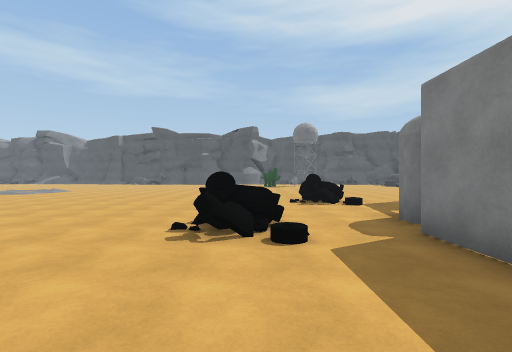
view 1 (above)

19 first-person views from a walk through a Unity game level. The camera is 1.5 m above the floor, looks level and sees 85° across. The floor is counted in squares, 2 m on a side. Each view is taken from the middle of a square. On the plan, view 1 faces up. The plan holds only what a view shows up to about 10 squares ahead; the rest is blank. The place goes on beyond the plan. The player character is not drawn.

view 2
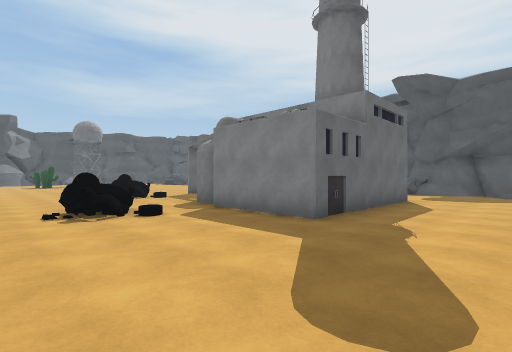

view 3
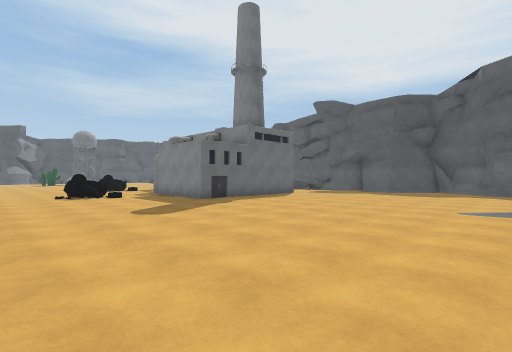

view 4
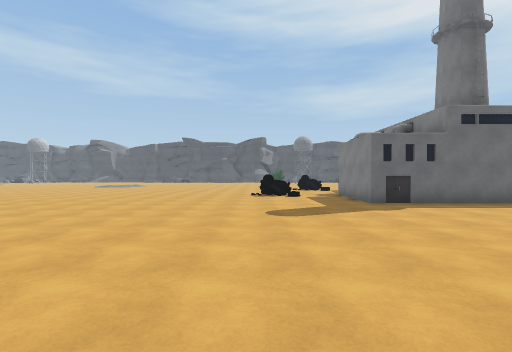

view 5
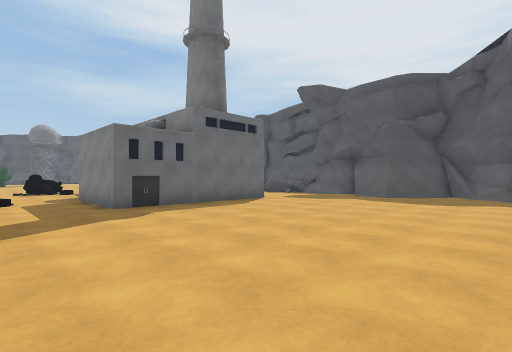

view 6
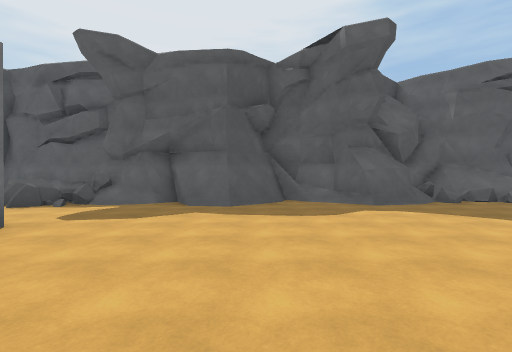

view 7
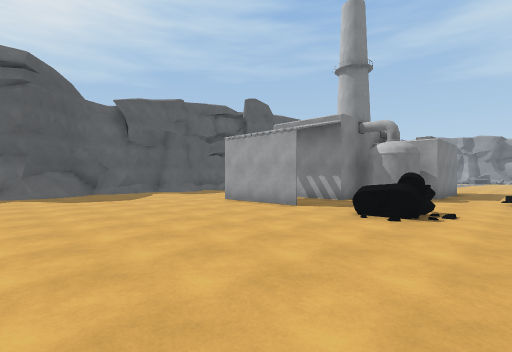

view 8
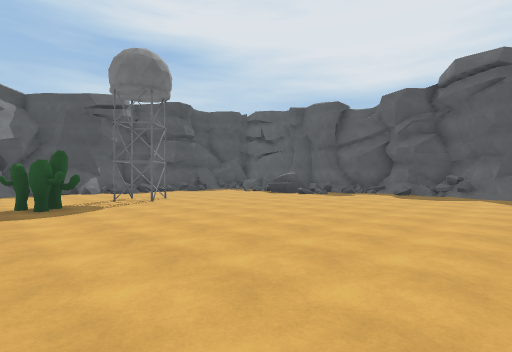

view 9
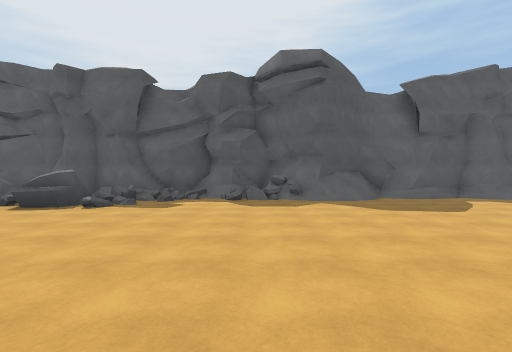

view 10
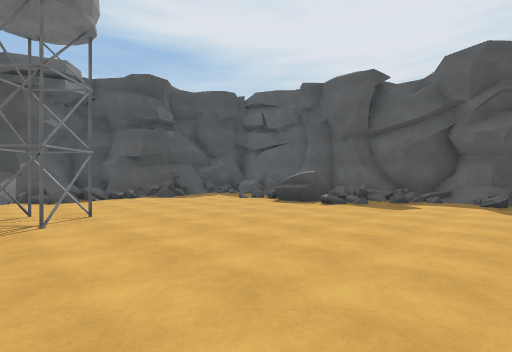

view 11
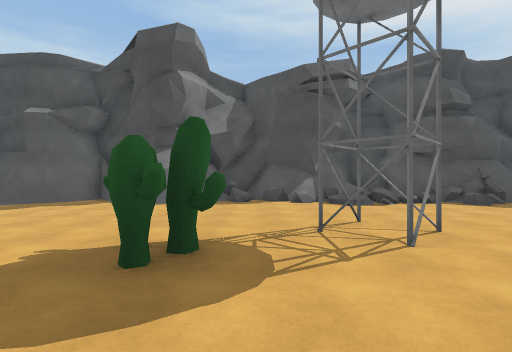

view 12
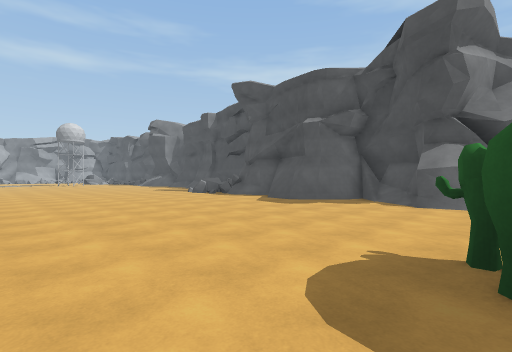

view 13
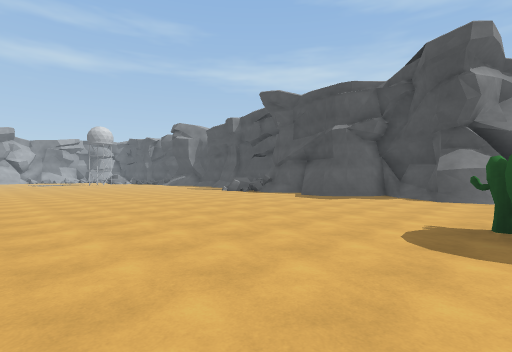

view 14
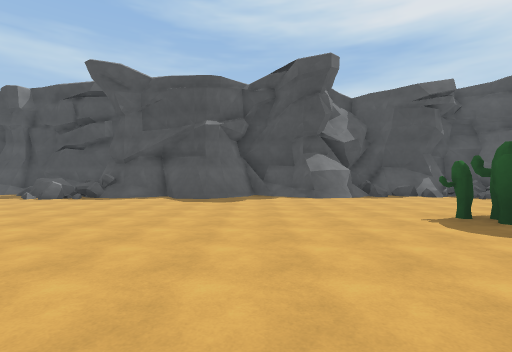

view 15
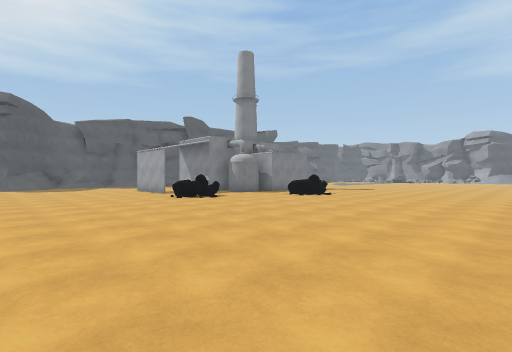

view 16
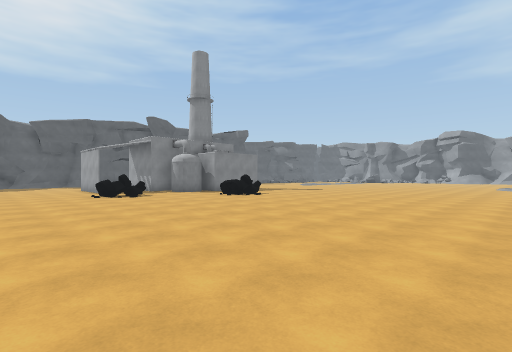

view 17
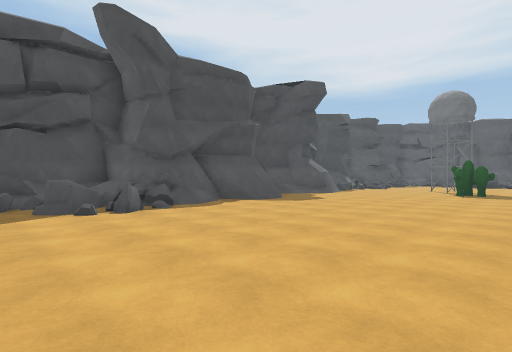

view 18
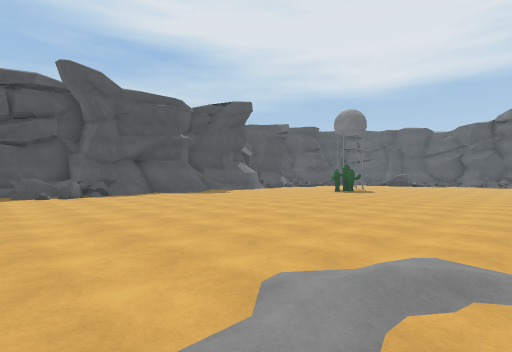

view 19
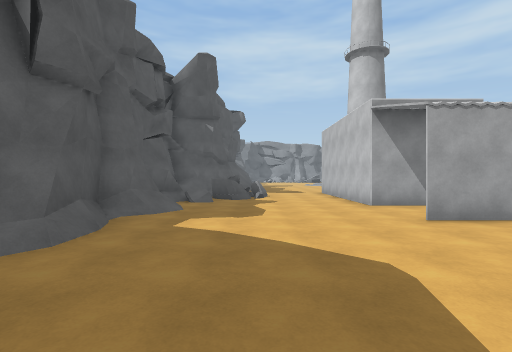

### Floor plan
Key: @ floor where view 1 was taken; # wall or solid block; . floor; / step, stairs or slope; = window, fence, low wall or low ledge; ^ raised ledge; T tank; C cactus.
Columns run from 12 left of view 1 to 13 right of it. Each row starts with its distance up from view 1.
 28   ^^
 27 ####         ####
 26 ==##^ #######==##=## ##
 25 .^==//###..##.===#=###.
 24 ..#/................=.   #
 23 ...................... ###
 22 ......................===#
 21 ...............##...... ##
 20 .............C..#.....##=#
 19 .............C........#==#
 18 ........................=#
 17 ........................=#
 16 ........................=#
 15 ........................=#
 14 ........................=#
 13 ........................##
 12    ...................../#
 11    ...................../#
 10    ...................../#
  9    ...........T........./#
  8    ..........TT..###.....#
  7    ...................../#
  6    ..............###..../#
  5    .........T..### #.../=#
  4    ........TT..##  #../^=#
  3    ............#   #..#^=#
  2    ............#   #..==##
  1     ...........#####...##
  0     ........@..........##
 -1     ................../#
 -2       ................/#
 -3        .............../##
 -4         .............../#
 -5          ..............=#
 -6          ..............##
 -7          ......./......##
 -8                     ...=#

Where each view was taken, in squares from view 1:
view 1: 0 up, 0 right, facing up
view 2: 2 down, 2 left, facing up-right
view 3: 7 down, 3 left, facing up-right
view 4: 7 down, 1 left, facing up
view 5: 6 down, 0 right, facing up-right
view 6: 3 down, 3 right, facing right
view 7: 14 up, 0 right, facing down-right
view 8: 12 up, 0 right, facing up-right
view 9: 15 up, 3 right, facing right
view 10: 15 up, 3 right, facing up-right
view 11: 17 up, 2 right, facing up
view 12: 17 up, 1 right, facing up-left
view 13: 15 up, 1 right, facing up-left
view 14: 15 up, 3 left, facing up
view 15: 14 up, 7 left, facing down-right
view 16: 12 up, 9 left, facing down-right
view 17: 18 up, 12 left, facing up-right
view 18: 13 up, 12 left, facing up-right
view 19: 13 up, 10 right, facing down
